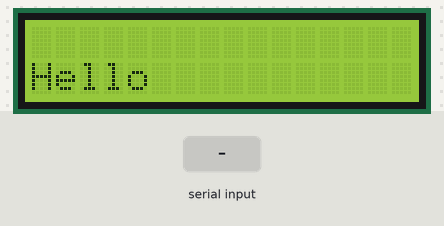
A sketch run on a simulated ESP8266 (Wemos D1 mini). Parts: 16×2 character LCD. The inputs (shaded band) are chosen by the test bench. What the sketch prints to the serial monitor is not drawn.

Above: at 1.2 s.
1.3 s: "1" received over Serial
At 3.2 s:
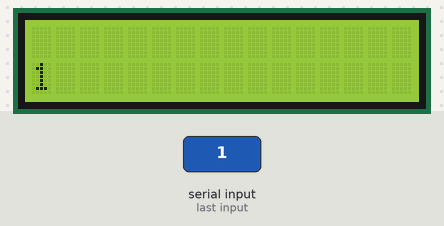
3.8 s: "0" received over Serial
At 5.1 s:
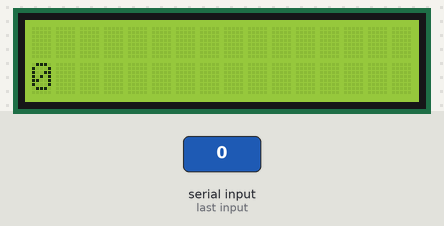
6.3 s: "2" received over Serial
At 8.2 s:
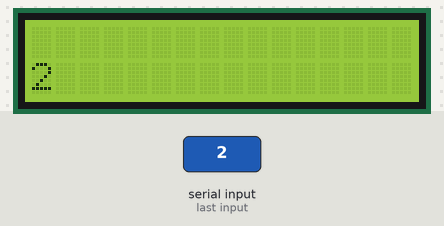
Timing chart, 0 to 9.7 s (numbered marks = the images above; inputs shaded):
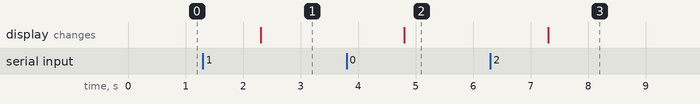

The sketch:

ReadSerialWriteLCD.ino
```cpp
#include <LiquidCrystal_I2C.h>

// Set the LCD address to 0x27 for a 16 chars and 2 line display
LiquidCrystal_I2C lcd(0x27, 16, 2);

String msg = "Hello";
int strLength;

void setup() {
  Serial.begin(9600);

  // initialize the LCD
  lcd.begin();
  // Turn on the blacklight and print a msg.
  lcd.backlight();

  lcd.clear();
  lcd.setCursor(0,1);
  lcd.print(msg);
}

void loop() {
  while (Serial.available() == 0)
  {  /* Wait for user input */ }
  msg = Serial.readString(); // read the msg from the Serial port
  // strLength = msg.length();
  // if (strLength == 16) {
  Serial.println(msg);
  lcd.clear();
  lcd.setCursor(0,1);
  lcd.print(msg);
  // }
  delay(1000);
}
```

Measured:
- after the input at 1.3 s, the display: changes after 1.0 s (image 1)
- after the input at 3.8 s, the display: changes after 1.0 s (image 2)
- after the input at 6.3 s, the display: changes after 1.0 s (image 3)
